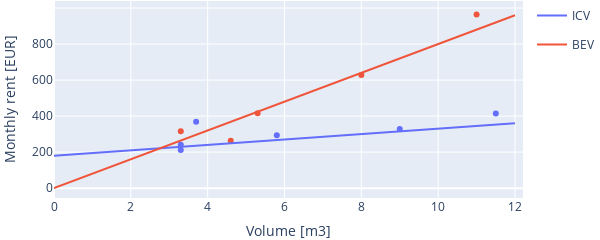

The notebook cell saved with this chart:
### Code cell
# Plot costs by engine type
df_plot = df_vehicles.copy()
df_plot["Type"] = df_plot["Engine"]
df_plot["Type"] = df_plot["Type"].replace({ "T": "ICV", "E": "BEV" })

scatter_plot = px.scatter(
    df_plot, x = "Volume [m3]", y = "Average monthly rent [EUR]", color = "Type"
)

df_electric = pd.DataFrame({
    "Volume [m3]": np.linspace(0, 12),
    "Average monthly rent [EUR]": 0.0 + np.linspace(0, 12) * 80
})
df_electric["Type"] = "BEV"

df_thermic = pd.DataFrame({
    "Volume [m3]": np.linspace(0, 12),
    "Average monthly rent [EUR]": 180.0 + np.linspace(0, 12) * 15
})
df_thermic["Type"] = "ICV"

df_line = pd.concat([df_thermic, df_electric])
line_plot = px.line(df_line, x = "Volume [m3]", y = "Average monthly rent [EUR]", color = "Type")

figure = go.Figure(data = scatter_plot.data + line_plot.data)

figure.update_traces(selector = 0, showlegend = False)
figure.update_traces(selector = 1, showlegend = False)

figure.update_layout(
    width = 600,
    height = 200,
    margin=dict(
        l = 0,
        r = 0,
        b = 0,
        t = 0,
        pad = 0
    ),
    xaxis_title = "Volume [m3]",
    yaxis_title = "Monthly rent [EUR]"
)

figure.write_image(figures_path / "costs_by_engine.pdf")
figure

### Figure 1 — Plotly figure (JSON) as saved in the notebook; plotly's stock layout.template omitted (floating-point values rounded to 4 significant figures)
{"data": [{"hovertemplate": "Type=ICV<br>Volume [m3]=%{x}<br>Average monthly rent [EUR]=%{y}<extra></extra>", "legendgroup": "ICV", "marker": {"color": "#636efa", "symbol": "circle"}, "mode": "markers", "name": "ICV", "orientation": "v", "showlegend": false, "type": "scatter", "x": [3.7, 11.5, 3.3, 3.3, 5.8, 9.0], "xaxis": "x", "y": [368.1, 414.1, 211.2, 240.7, 293.9, 328.6], "yaxis": "y"}, {"hovertemplate": "Type=BEV<br>Volume [m3]=%{x}<br>Average monthly rent [EUR]=%{y}<extra></extra>", "legendgroup": "BEV", "marker": {"color": "#EF553B", "symbol": "circle"}, "mode": "markers", "name": "BEV", "orientation": "v", "showlegend": false, "type": "scatter", "x": [3.3, 11.0, 5.3, 4.6, 8.0], "xaxis": "x", "y": [316.3, 963.7, 416.1, 263.0, 627.7], "yaxis": "y"}, {"hovertemplate": "Type=ICV<br>Volume [m3]=%{x}<br>Average monthly rent [EUR]=%{y}<extra></extra>", "legendgroup": "ICV", "line": {"color": "#636efa", "dash": "solid"}, "marker": {"symbol": "circle"}, "mode": "lines", "name": "ICV", "orientation": "v", "showlegend": true, "type": "scatter", "x": [0.0, 0.2449, 0.4898, 0.7347, 0.9796, 1.224, 1.469, 1.714, 1.959, 2.204, 2.449, 2.694, 2.939, 3.184, 3.429, 3.673, 3.918, 4.163, 4.408, 4.653, 4.898, 5.143, 5.388, 5.633, 5.878, 6.122, 6.367, 6.612, 6.857, 7.102, 7.347, 7.592, 7.837, 8.082, 8.327, 8.571, 8.816, 9.061, 9.306, 9.551, 9.796, 10.04, 10.29, 10.53, 10.78, 11.02, 11.27, 11.51, 11.76, 12.0], "xaxis": "x", "y": [180.0, 183.7, 187.3, 191.0, 194.7, 198.4, 202.0, 205.7, 209.4, 213.1, 216.7, 220.4, 224.1, 227.8, 231.4, 235.1, 238.8, 242.4, 246.1, 249.8, 253.5, 257.1, 260.8, 264.5, 268.2, 271.8, 275.5, 279.2, 282.9, 286.5, 290.2, 293.9, 297.6, 301.2, 304.9, 308.6, 312.2, 315.9, 319.6, 323.3, 326.9, 330.6, 334.3, 338.0, 341.6, 345.3, 349.0, 352.7, 356.3, 360.0], "yaxis": "y"}, {"hovertemplate": "Type=BEV<br>Volume [m3]=%{x}<br>Average monthly rent [EUR]=%{y}<extra></extra>", "legendgroup": "BEV", "line": {"color": "#EF553B", "dash": "solid"}, "marker": {"symbol": "circle"}, "mode": "lines", "name": "BEV", "orientation": "v", "showlegend": true, "type": "scatter", "x": [0.0, 0.2449, 0.4898, 0.7347, 0.9796, 1.224, 1.469, 1.714, 1.959, 2.204, 2.449, 2.694, 2.939, 3.184, 3.429, 3.673, 3.918, 4.163, 4.408, 4.653, 4.898, 5.143, 5.388, 5.633, 5.878, 6.122, 6.367, 6.612, 6.857, 7.102, 7.347, 7.592, 7.837, 8.082, 8.327, 8.571, 8.816, 9.061, 9.306, 9.551, 9.796, 10.04, 10.29, 10.53, 10.78, 11.02, 11.27, 11.51, 11.76, 12.0], "xaxis": "x", "y": [0.0, 19.59, 39.18, 58.78, 78.37, 97.96, 117.6, 137.1, 156.7, 176.3, 195.9, 215.5, 235.1, 254.7, 274.3, 293.9, 313.5, 333.1, 352.7, 372.2, 391.8, 411.4, 431.0, 450.6, 470.2, 489.8, 509.4, 529.0, 548.6, 568.2, 587.8, 607.3, 626.9, 646.5, 666.1, 685.7, 705.3, 724.9, 744.5, 764.1, 783.7, 803.3, 822.9, 842.4, 862.0, 881.6, 901.2, 920.8, 940.4, 960.0], "yaxis": "y"}], "layout": {"height": 200, "margin": {"b": 0, "l": 0, "pad": 0, "r": 0, "t": 0}, "width": 600, "xaxis": {"title": {"text": "Volume [m3]"}}, "yaxis": {"title": {"text": "Monthly rent [EUR]"}}}}
